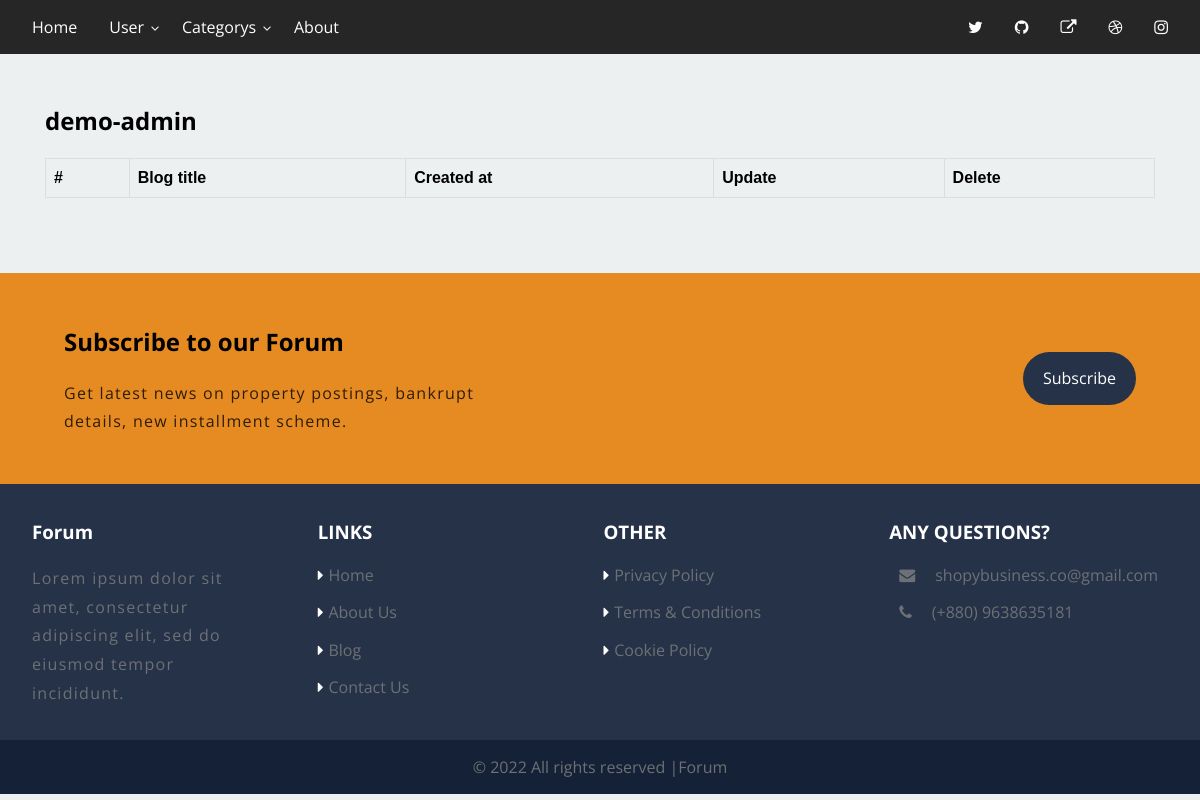
/see-blog/ (signed in), run on an earlier commit of the app's database.
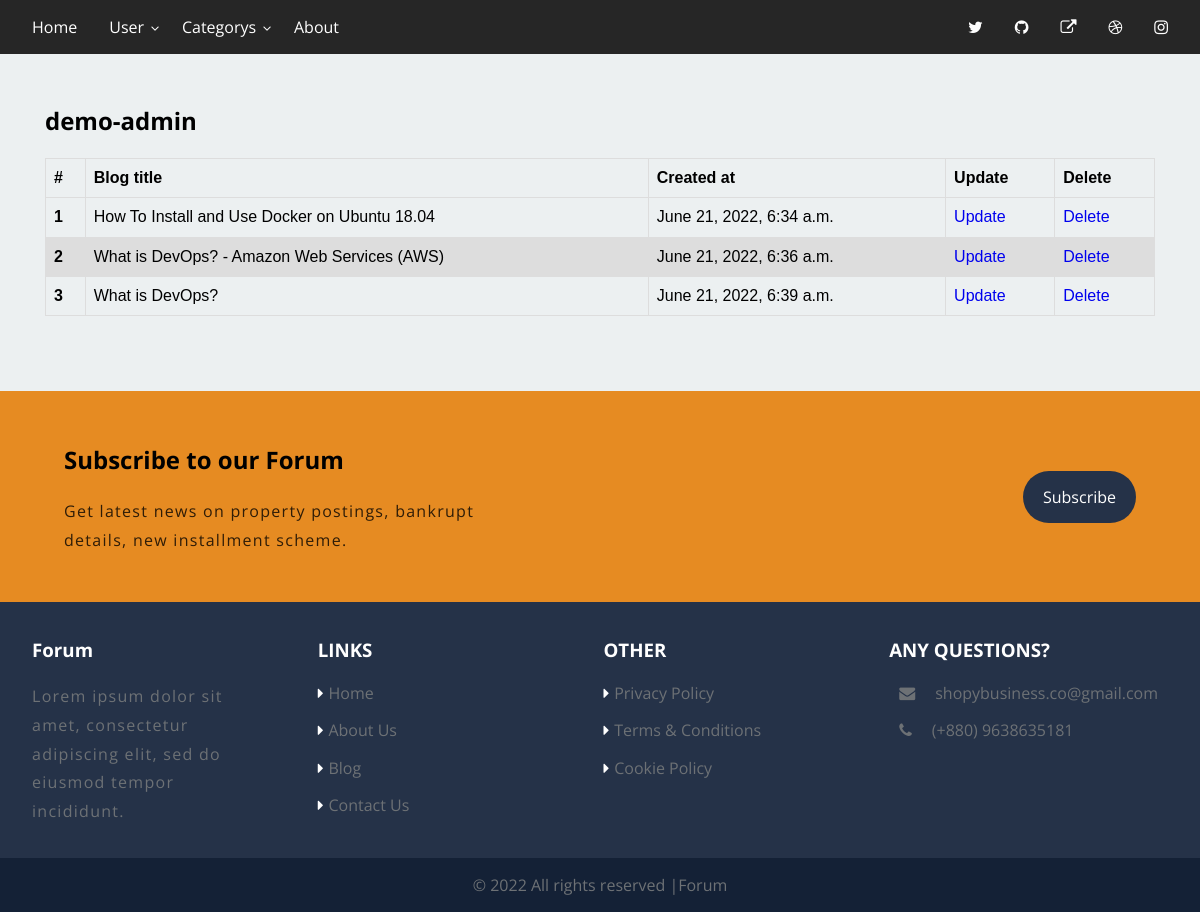
And on a later commit of the database.
### home/models.py (models this page shows, shortened)
class BlogModel(models.Model):
    title = models.CharField(max_length=1000,null=True , blank=True)
    slug = models.SlugField(max_length=1000, unique=True, null=True , blank=True)
    sub_title =models.CharField(max_length=1000, null=True , blank=True)
    content = FroalaField()
    user = models.ForeignKey(User, blank=True, null=True, on_delete=models.CASCADE)
    image = models.ImageField(upload_to='blog')
    category = models. ForeignKey(Category, on_delete=models.CASCADE, blank=True, null=True,)
    created_at = models.DateTimeField(auto_now_add=True)
    upload_to = models.DateTimeField(auto_now=True)
    def __str__(self):
        return self.title
    class Meta:
        verbose_name_plural= 'All Blogs'

### home/views.py (the view)
# urls.py: path('see-blog/' , views.see_blog, name="see_blog"),
@login_required(login_url='login')
def see_blog(request):
    context = {}
    try:
        blog_object = BlogModel.objects.filter(user = request.user)
        context['blog_object'] =  blog_object
    except Exception as e:
        print(e)
    print(context)
    return render(request , 'blog/see_blog.html' ,context)

### home/templates/blog/see_blog.html (shortened to what this page needs)
{% extends "blog/base.html" %}
{% block content %}
<section class="mt-5 pt-5">
  <div class="container">
      <h2 class="user-tag" style="display:inline-block;" >
        {{user.username}}
      </h2>
      <table class="table">
        <thead>
          <tr>
            <th scope="col">#</th>
            <th scope="col">Blog title</th>
            <th scope="col">Created at</th>
            <th scope="col">Update</th>
            <th scope="col">Delete</th>
          </tr>
        </thead>
        <tbody>
          {% for blog in blog_object %}
          <tr>
            <th scope="row">{{forloop.counter}}</th>
            <td>{{blog.title}}</td>
            <td>{{blog.created_at}}</td>
            <td>
              <a href="{%  url 'blog_update' blog.slug %}" class="btn btn-success">Update</a>
            </td>
            <td>
              <a href="{% url 'blog_delete' blog.id %}" class="btn btn-danger">Delete</a>
            </td>
          </tr>
          {% endfor %}
        </tbody>
      </table>
  </div>
</section>
{% endblock %}

### home/templates/blog/base.html (shortened to what this page needs)
<!DOCTYPE html>
<html lang="en">
<head>
  <link rel="stylesheet" href="https://maxcdn.bootstrapcdn.com/font-awesome/4.4.0/css/font-awesome.min.css">
  <link rel="stylesheet" href="/media/css/login.css">
  <link rel="stylesheet" href="/media/css/custom.css">
</head>
<body>
  <div class="main-menu">
    <div class="nav-mixed menu">
      <nav id="multi-level-nav" class="multi-level-nav" role="navigation">
        <ul>
          <li><a href="{% url 'home' %}">Home</a></li>
          <li class="has-children">
            <a href="#">User<button class="dropdown-toggle" aria-expanded="false"></button></a>
          </li>
          <li class="has-children">
            <a href="#">Categorys<button class="dropdown-toggle" aria-expanded="false"></button></a>
          </li>
          <li><a href="#">About</a></li>
        </ul>
      </nav>
      <nav id="social-menu" class="social-menu" role="navigation">
        <ul>
          <li><a href="https://twitter.com/"><span class="screen-reader-text">Twitter</span></a></li>
          <li><a href="https://github.com/"><span class="screen-reader-text">Github</span></a></li>
          <li><a href="https://www.linked"><span class="screen-reader-text">LinkedIn</span></a></li>
          <li><a href="http://dribbble.com"><span class="screen-reader-text">Dribbble</span></a></li>
          <li><a href="http://instagram.com"><span class="screen-reader-text">Instagram</span></a></li>
        </ul>
      </nav>
    </div>
  </div>
  {% block content %}
  {% endblock %}
  <div class="section5">
    <section>
      <h1 class="title inline-photo2 show-on-scroll2">Subscribe to our Forum</h1>
      <p class="inline-photo show-on-scroll">Get latest news on property postings, bankrupt details, new installment
        scheme.</p>
    </section>
    <section>
      <a class="btn2" href="{% url 'register' %}">Subscribe</a>
    </section>
  </div>
  <footer>
    <div class="footer">
      <section>
        <h3>Forum</h3>
        <p>Lorem ipsum dolor sit amet, consectetur adipiscing elit, sed do eiusmod tempor incididunt.</p>
      </section>
      <section>
        <h3>LINKS</h3>
        <a href="#">Home</a>
        <a href="#">About Us</a>
        <a href="#">Blog</a>
        <a href="#">Contact Us</a>
      </section>
      <section>
        <h3>OTHER</h3>
        <a href="#">Privacy Policy</a>
        <a href="#">Terms & Conditions</a>
        <a href="#">Cookie Policy</a>
      </section>
      <section>
        <h3>ANY QUESTIONS?</h3>
        <a href="emailto:support@websitename.com"><span><i
              class="fa fa-envelope"></i></span><span>shopybusiness.co@gmail.com</span></a>
        <a href="tel:xxxxxxxxx"><span><i class="fa fa-phone"></i></span><span>(+880) 9638635181</span></a>
      </section>
    </div>
  </footer>
  <div class="sub-footer">
    &copy; {% now "Y" %} All rights reserved |Forum
  </div>
</body>
</html>

### static/css/custom.css (style rules this page uses)
*,html { scroll-behavior: smooth; }
*, *:after, *:before { -webkit-box-sizing: border-box; -moz-box-sizing: border-box; box-sizing: border-box; }
:root { scrollbar-color: rgb(210,210,210) rgb(46,54,69) !important; scrollbar-width: thin !important; --white:#fff; --black:#131417; --primary:#e6810ee8; --primarylite:#53b141; --gray:#6d7175; --dark:#253248; --darklite:#364256; --lite:#f8f9fa; }
body { margin: 0; }
body { background: #ecf0f1; line-height: 1.4; font-family: sans-serif; }
.main-menu { padding: .4em 1em; color: white; background: hsl(0, 0%, 15%); }
.menu ul { list-style-type: none; padding: 0; margin: 0; background: hsl(0, 0%, 15%); }
.menu li a { display: block; text-decoration: none; color: white; padding: .6em 1em; }
@media screen and (min-width: 30em) { .multi-level-nav ul { display: flex; flex-wrap: wrap; justify-content: space-between; } }
@media screen and (min-width: 30em) { .multi-level-nav li { flex: 1 0 auto; position: relative; } }
@media screen and (min-width: 30em) { li.has-children > a { padding-right: 0; } }
@media screen and (min-width: 30em) { .dropdown-toggle { margin: 0; padding: 0 .5em; border: 0; font-family: 'FontAwesome'; content: ""; text-transform: lowercase; background-color: transparent; } }
@media screen and (min-width: 30em) { .dropdown-toggle:after { position: relative; top: 0; left: 0; width: 42px; color: white; content: "\f107"; line-height: 1em; } }
.social-menu li a:before { font-family: 'Fontawesome'; -webkit-font-smoothing: antialiased; content: '\f08e'; }
.social-menu li a[href*="dribbble.com"]::before { content: '\f17d'; }
.social-menu li a[href*="github.com"]::before { content: '\f09b'; }
.social-menu li a[href*="instagram.com"]::before { content: '\f16d'; }
.social-menu li a[href*="twitter.com"]::before { content: '\f099'; }
.social-menu ul { display: flex; flex-wrap: wrap; justify-content: flex-end; }
.nav-mixed { background: hsl(0, 0%, 15%); display: flex; flex-wrap: wrap; justify-content: space-between; }
body { font-family: 'Open Sans', sans-serif; }
a { text-decoration:none; transition:0.5s; outline:none !important; }
li { list-style:none; }
p { letter-spacing:0.08em; line-height:1.8em; color:var(--gray); }
.btn1, .btn2 { padding:15px 20px; border-radius:40px; text-align:center; display:inline-block; border:0; }
.btn2 { background-color:var(--dark); color:var(--white); }
.section5 { background-color:var(--primary); display:flex; align-items:center; }
.section5 section { width:100%; padding:2rem 4rem; }
.section5 section p { color:rgba(1,1,1,0.8); }
.section5 section .btn2 { float:right; }
.footer { background-color:var(--dark); width:100%; display:flex; align-items:top; padding:0 0; }
.footer section { padding:1rem 2rem; width:100%; vertical-align:top; }
.footer section h3 { color:var(--white); }
.footer section a { color:var(--gray); display:flex; align-items:center; white-space:nowrap; margin:15px 0; }
.footer section:nth-child(2) a:before,.footer section:nth-child(3) a:before { content:""; font-family:"FontAwesome"; margin-right:5px; color:var(--white); }
.footer section a span { margin:0 10px; }
.sub-footer { background-color:#142136; text-align:Center; color:var(--gray); padding:1rem 0; }
a, a:hover, a:focus { text-decoration: none; }

### home/templates/blog/see_blog.html (style rules this page uses)
.container { margin: 15px 30px 60px 30px; padding: 15px; }
table { font-family: arial, sans-serif; border-collapse: collapse; width: 100%; }
td, th { border: 1px solid #dddddd; text-align: left; padding: 8px; }
tr:nth-child(even) { background-color: #dddddd; }

What changed in the data, as far as the page shows it:
added BlogModel: title "How To Install and Use Docker on Ubuntu 18.04", created_at "June 21, 2022, 6:34 a.m."
added BlogModel: title "What is DevOps? - Amazon Web Services (AWS)", created_at "June 21, 2022, 6:36 a.m."
added BlogModel: title "What is DevOps?", created_at "June 21, 2022, 6:39 a.m."
